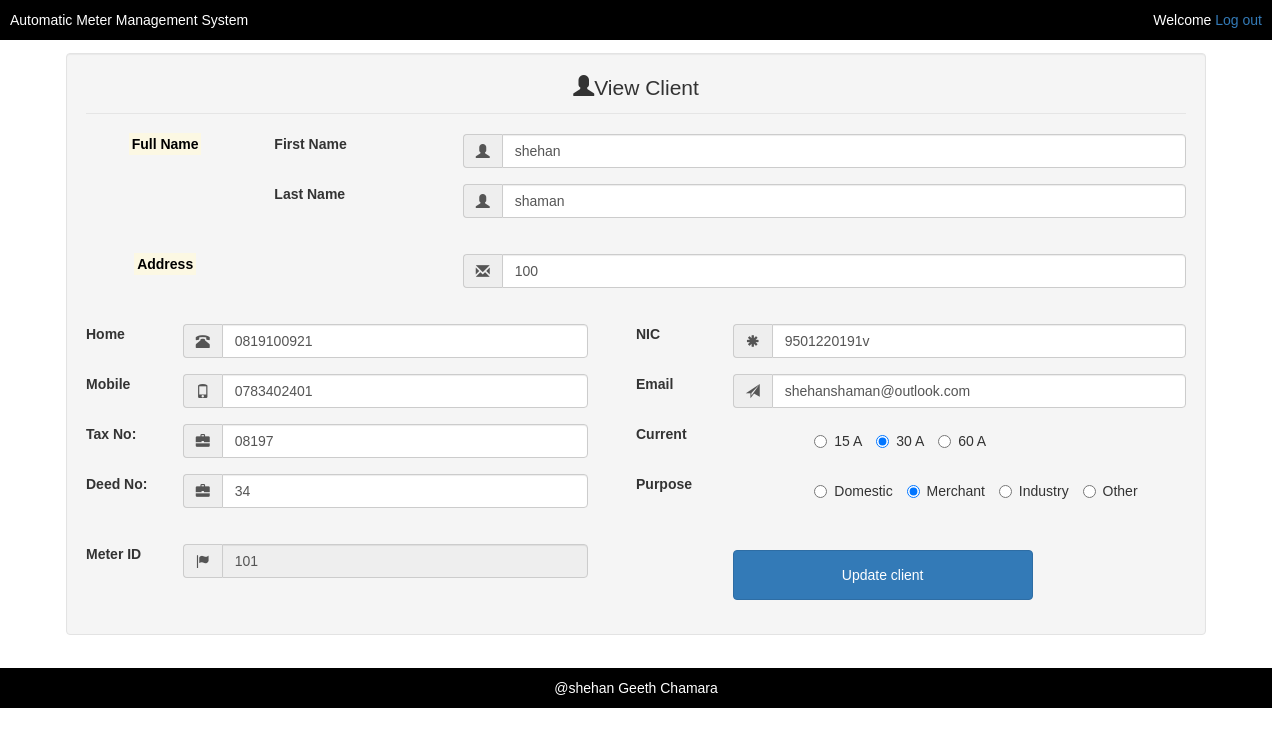
Page /mainServer/public_html/elec_meter/elec_meter/Forms/editClient.php?client_id=5 on the committed database.
### tables this page shows
CREATE TABLE `client_tb` (
  `client_id` int(10) UNSIGNED NOT NULL,
  `first_name` varchar(10) NOT NULL,
  `last_name` varchar(10) NOT NULL,
  `address` varchar(50) NOT NULL,
  `home_phone` varchar(15) NOT NULL,
  `mobile_phone` varchar(15) NOT NULL,
  `NIC` varchar(15) NOT NULL,
  `email` varchar(30) NOT NULL,
  `meter_id` int(20) NOT NULL,
  `password` varchar(50) NOT NULL,
  `current` varchar(50) NOT NULL,
  `deed_no` varchar(50) NOT NULL,
  `tax_number` varchar(50) NOT NULL,
  `purpose` varchar(50) NOT NULL,
  `is_delete` tinyint(4) NOT NULL
);

### mainServer/public_html/elec_meter/elec_meter/Forms/editClient.php (the view, shortened to what this page needs)
<?php require_once('../inc/connection.php'); ?>
<?php
$clientID = "";
	if(isset($_GET['client_id'])){
		$clientID = $_GET['client_id'];
	}
 ?>
<?php
		$first_name = "";
		$last_name = "";
		$addr_line1 = "";
		$home_phone = "";
		$mobile_phone = "";
		$nic = "";
		$email = "";
		$tax_number = "";
		$deed_number = "";
		$meter_ID = "";
	if(isset($_GET['client_id'])){
		$clientID = $_GET['client_id'];
	$query1 = "SELECT * FROM client_tb WHERE client_id = {$clientID}";
	$result_set = mysqli_query($connection,$query1);
	if($result_set){
		$record = mysqli_fetch_assoc($result_set);
		$first_name = $record['first_name'];
		$last_name = $record['last_name'];
		$addr_line1 = $record['address'];
		$home_phone = $record['home_phone'];
		$mobile_phone = $record['mobile_phone'];
		$nic = $record['NIC'];
		$email = $record['email'];
		$tax_number = $record['tax_number'];
		$deed_number = $record['deed_no'];
		$current = $record['current'];
		$purpose = $record['purpose'];
		$meter_ID = $record['meter_id'];
		if(!strcmp($current,"15")){
			$current_final = "<label class=\"radio-inline\"><input type=\"radio\" name=\"current\" value=\"15\" checked=\"checked\" onclick=\"return false\">15 A</label>
							<label class=\"radio-inline\"><input type=\"radio\" name=\"current\" value=\"30\" onclick=\"return false\">30 A</label>
							<label class=\"radio-inline\"><input type=\"radio\" name=\"current\" value=\"60\" onclick=\"return false\">60 A</label>" ;
		}else if(!strcmp($current,"30")){
			$current_final = "<label class=\"radio-inline\"><input type=\"radio\" name=\"current\" value=\"15\" onclick=\"return false\">15 A</label>
							<label class=\"radio-inline\"><input type=\"radio\" name=\"current\" value=\"30\" checked=\"checked\" onclick=\"return false\">30 A</label>
							<label class=\"radio-inline\"><input type=\"radio\" name=\"current\" value=\"60\" onclick=\"return false\">60 A</label>" ;
		}else if(!strcmp($current,"60")){
				$current_final = "<label class=\"radio-inline\"><input type=\"radio\" name=\"current\" value=\"15\"  onclick=\"return false\">15 A</label>
							<label class=\"radio-inline\"><input type=\"radio\" name=\"current\" value=\"30\" onclick=\"return false\">30 A</label>
							<label class=\"radio-inline\"><input type=\"radio\" name=\"current\" value=\"60\" checked=\"checked\" onclick=\"return false\">60 A</label>" ;
		}
		if(!strcmp($purpose,"Domestic")){
			$purpose_final = "<label class=\"radio-inline\"><input type=\"radio\" name=\"purpose\" value=\"Domestic\" onclick=\"return false\" checked=\"checked\">Domestic</label>
							<label class=\"radio-inline\"><input type=\"radio\" name=\"purpose\" value=\"Merchant\" onclick=\"return false\">Merchant</label>
							<label class=\"radio-inline\"><input type=\"radio\" name=\"purpose\" value=\"Industry\" onclick=\"return false\">Industry</label>
							<label class=\"radio-inline\"><input type=\"radio\" name=\"purpose\" value=\"Other\" onclick=\"return false\">Other</label>" ;
		}else if(!strcmp($purpose,"Merchant")){
			$purpose_final = "<label class=\"radio-inline\"><input type=\"radio\" name=\"purpose\" value=\"Domestic\" onclick=\"return false\">Domestic</label>
							<label class=\"radio-inline\"><input type=\"radio\" name=\"purpose\" value=\"Merchant\" onclick=\"return false\" checked=\"checked\">Merchant</label>
							<label class=\"radio-inline\"><input type=\"radio\" name=\"purpose\" value=\"Industry\" onclick=\"return false\">Industry</label>
							<label class=\"radio-inline\"><input type=\"radio\" name=\"purpose\" value=\"Other\" onclick=\"return false\">Other</label>" ;
		}else if(!strcmp($purpose,"Industry")){
				$purpose_final = "<label class=\"radio-inline\"><input type=\"radio\" name=\"purpose\" value=\"Domestic\" onclick=\"return false\">Domestic</label>
							<label class=\"radio-inline\"><input type=\"radio\" name=\"purpose\" value=\"Merchant\" onclick=\"return false\">Merchant</label>
							<label class=\"radio-inline\"><input type=\"radio\" name=\"purpose\" value=\"Industry\" onclick=\"return false\" checked=\"checked\">Industry</label>
							<label class=\"radio-inline\"><input type=\"radio\" name=\"purpose\" value=\"Other\" onclick=\"return false\">Other</label>" ;
		}else if(!strcmp($purpose,"Other")){
				$purpose_final = "<label class=\"radio-inline\"><input type=\"radio\" name=\"purpose\" value=\"Domestic\" onclick=\"return false\">Domestic</label>
							<label class=\"radio-inline\"><input type=\"radio\" name=\"purpose\" value=\"Merchant\" onclick=\"return false\">Merchant</label>
							<label class=\"radio-inline\"><input type=\"radio\" name=\"purpose\" value=\"Industry\" onclick=\"return false\">Industry</label>
							<label class=\"radio-inline\"><input type=\"radio\" name=\"purpose\" value=\"Other\" onclick=\"return false\" checked=\"checked\">Other</label>" ;
		}
	}
	}
 ?>
<!DOCTYPE html>
<html lang="en">
<head>
	<link rel="stylesheet" href="../css/bootstrap.min.css">
</head>
<body>
	<?php require_once('../header.php'); ?>
	<div class="container" style="margin-top: 13px; margin-bottom: 13px;">
		<form action="editClient.php?client_id=<?php echo $clientID ; ?>" class="well form-horizontal" method="post" id="contact-form">
			<fieldset>
				<legend><p class="text-center"><i class="glyphicon glyphicon-user"></i>View Client</p></legend>
					<div class="form-group">
						<label class="col-sm-2 control_label"><p class="text-center"><mark>Full Name</mark></p></label>
						<label class="col-sm-2 col-xs-12 control_label"><p>First Name</p></label>
						<div class="col-sm-8 inputGroupContainer">
							<div class="input-group">
								<span class="input-group-addon"><i class="glyphicon glyphicon-user"></i></span>
								<input type="text" name="first_name" value=<?php echo $first_name; ?> class="form-control">
							</div>
						</div>
					</div>
					<div class="form-group">
						<label class="col-sm-2 control_label"><p class="text-center"></p></label>
						<label class="col-sm-2 col-xs-12 control_label"><p>Last Name</p></label>
						<div class="col-sm-8 inputGroupContainer">
							<div class="input-group">
								<span class="input-group-addon"><i class="glyphicon glyphicon-user"></i></span>
								<input type="text" name="last_name" value=<?php echo $last_name; ?> class="form-control" >
							</div>
						</div>
					</div>
					<br>
					<div class="form-group">
						<label class="col-sm-2 control_label"><p class="text-center"><mark>Address</mark></p></label>
						<label class="col-sm-2 col-xs-12 control_label"><p></p></label>
						<div class="col-sm-8 inputGroupContainer">
							<div class="input-group">
								<span class="input-group-addon"><i class="glyphicon glyphicon-envelope"></i></span>
								<input type="text" name="address_line1" value=<?php echo $addr_line1 ;?> class="form-control" >
							</div>
						</div>
					</div>
					<br>
					<div id="col1" style="width :50%; height: 100%; float: left">
						<div class="form-group">
							<label class="col-sm-2 col-xs-12 control_label"><p>Home</p></label>
							<div class="col-sm-9 inputGroupContainer">
								<div class="input-group">
									<span class="input-group-addon"><i class="glyphicon glyphicon-phone-alt"></i></span>
									<input type="text" name="home_phone" value=<?php echo $home_phone ;?> class="form-control" >
								</div>
							</div>
						</div>
						<div class="form-group">
							<label class="col-sm-2 col-xs-12 control_label"><p>Mobile</p></label>
							<div class="col-sm-9 inputGroupContainer">
								<div class="input-group">
									<span class="input-group-addon"><i class="glyphicon glyphicon-phone"></i></span>
									<input type="text" name="mobile_phone" value=<?php echo $mobile_phone; ?> class="form-control" >
								</div>
							</div>
						</div>
						<div class="form-group">
							<label class="col-sm-2 col-xs-12 control_label"><p>Tax No:</p></label>
							<div class="col-sm-9 inputGroupContainer">
								<div class="input-group">
									<span class="input-group-addon"><i class="glyphicon glyphicon-briefcase"></i></span>
									<input type="text" name="tax_number" value=<?php echo $tax_number; ?> class="form-control" >
								</div>
							</div>
						</div>
						<div class="form-group">
							<label class="col-sm-2 col-xs-12 control_label"><p>Deed No:</p></label>
							<div class="col-sm-9 inputGroupContainer">
								<div class="input-group">
									<span class="input-group-addon"><i class="glyphicon glyphicon-briefcase"></i></span>
									<input type="text" name="deed_number" value=<?php echo $deed_number; ?> class="form-control" >
								</div>
							</div>
						</div>
						<br>
						<div class="form-group">
							<label class="col-sm-2 col-xs-12 control_label"><p>Meter ID</p></label>
							<div class="col-sm-9 inputGroupContainer">
								<div class="input-group">
									<span class="input-group-addon"><i class="glyphicon glyphicon-flag"></i></span>
									<input type="text" name="meter_ID" value=<?php echo $meter_ID; ?> class="form-control" readonly>
								</div>
							</div>
						</div>
					</div>
					<div id="col2" style="width :50%; height: 100%; float: left">
						<div class="form-group">
							<label class="col-sm-2 col-xs-12 control_label"><p>NIC</p></label>
							<div class="col-sm-10 inputGroupContainer">
								<div class="input-group">
									<span class="input-group-addon"><i class="glyphicon glyphicon-asterisk"></i></span>
									<input type="text" name="nic" value=<?php echo $nic; ?> class="form-control" >
								</div>
							</div>
						</div>
						<div class="form-group">
							<label class="col-sm-2 col-xs-12 control_label"><p>Email</p></label>
							<div class="col-sm-10 inputGroupContainer">
								<div class="input-group">
									<span class="input-group-addon"><i class="glyphicon glyphicon-send"></i></span>
									<input type="text" name="email" value=<?php echo $email; ?> class="form-control" >
								</div>
							</div>
						</div>
						<div class="form-group">
							<label class="col-sm-4 col-xs-12 control_label"><p>Current</p></label>
							<?php echo $current_final; ?>
						</div>
						<div class="form-group">
							<label class="col-sm-4 col-xs-12 control_label"><p>Purpose</p></label>
							<?php echo $purpose_final; ?>
						</div>
					<br>
					<div class="form-group">
						<label class="col-md-2 control_label"></label>
						<div class="col-sm-12 col-sm-offset-2">
							<div class="input-group">
								<button name="Submit" style="height:50px; width: 300px" type="Submit" class="btn btn-primary">Update client</button>
							</div>
						</div>
					</div>
			</fieldset>
		</form>
	</div>
	<?php require_once('../footer.php'); ?>
</body>
</html>

### mainServer/public_html/elec_meter/elec_meter/header.php (style rules this page uses)
body { font-family: Arial, "Helvetica Neue", Helvetica, sans-serif; }

### rows in the picture
client_tb: first_name "shehan", last_name "shaman", home_phone "0819100921", mobile_phone "0783402401", tax_number "08197", deed_number "34", meter_ID "101", nic "9501220191v", email "shehanshaman@outlook.com"
